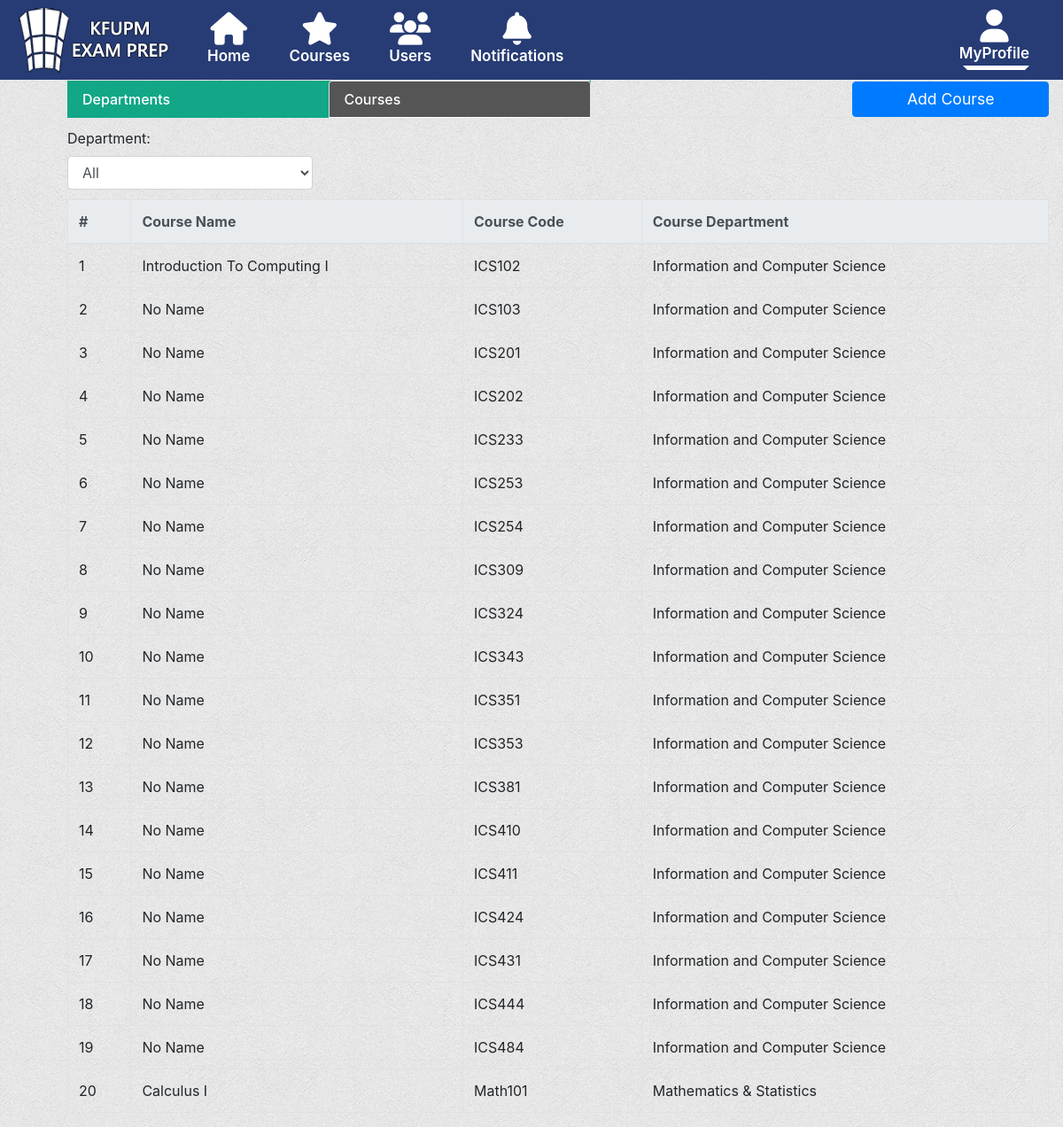
The page /admin/courses/courses.php on the database its author committed.
### tables this page shows
CREATE TABLE `department` (
  `department_ID` int(11) NOT NULL,
  `department_Name` varchar(99) DEFAULT NULL,
  `department_code` varchar(20) NOT NULL
);

CREATE TABLE `courses_code` (
  `Course_Code` varchar(10) NOT NULL,
  `Course_Name` varchar(99) NOT NULL DEFAULT 'No Name',
  `Department_ID` int(11) NOT NULL DEFAULT 1
);

### admin/courses/courses.php (the view, shortened to what this page needs)
<!DOCTYPE html>
<html>
<head>
    <link rel="stylesheet" href="../../assets/bootstrap/css/bootstrap.min.css">
    <link rel="stylesheet" href="../../assets/fonts/font-awesome.min.css">
    <link rel="stylesheet" href="../../assets/fonts/ionicons.min.css">
    <link rel="stylesheet" href="../../assets/fonts/material-icons.min.css">
    <link rel="stylesheet" href="../../assets/fonts/simple-line-icons.min.css">
    <link rel="stylesheet" href="../../assets/css/-Login-form-Page-BS4-.css">
    <link rel="stylesheet" href="../../assets/css/styles.css">
</head>
<body>
<?php
include_once "../header.php";
?>
    <div class="content">
    <div style="margin-bottom:1%;" class="d-flex flex-row justify-content-between align-items-center align-content-center">
			  <ul class="nav nav-tabs " style="width: 80%;height: 100%;">
				<li class="nav-item"><a id="allQuestionsLink" class="nav-link " href="departments.php" >Departments</a></li>
				<li class="nav-item"><a id="addQuestionLink" class="nav-link active" href="courses.php" >Courses</a></li>
			  </ul>
              <button class="btn btn-primary" type="button" data-toggle="modal" data-target="#modalAddCourse" style="font-size:1.1em;width:20%">Add Course</button>
			</div>
  <div>
        <label for="myInput">Department: </label>
        <select class="form-control validate" id="myInput" name="myInput" style="width:25%;margin-bottom:1%;">
            <option value=" "> All </option>
            </select>
</div>
    <div class="table-responsive">
        <table class="table  table-hover table-bordered" id="myTable">
        <thead class="thead-light">
            <tr>
            <th>#</th>
            <th>Course Name</th>
            <th>Course Code</th>
            <th>Course Department</th>
            </tr>
        </thead>
        <tbody>
            <?php
                $count = 1;
                $sql = "SELECT * from courses_code ORDER BY Department_ID, Course_Code ";
                $result = mysqli_query($conn, $sql);
                if(mysqli_num_rows($result) > 0){
                    while($row = mysqli_fetch_array($result)){
                    $sql2 = "SELECT department_Name FROM department WHERE department_ID = $row[Department_ID]";
                    $result2 = mysqli_query($conn, $sql2);
                    if(mysqli_num_rows($result2) > 0){
                        while($row2 = mysqli_fetch_array($result2)){
                        echo '
                        <tr>
                        <td>'.$count.'</td>
                        <td>'.$row["Course_Name"].'</td>
                        <td>'.$row["Course_Code"].'</td>
                        <td>'.$row2["department_Name"].'</td>
                        </tr>
';
                        }
                    }
$count++;
                    }
                }
?>
        </tbody>
        </table>
  </div>
</div>
</body>
</html>

### admin/header.php (shortened to what this page needs)
<nav class="navbar navbar-expand-md">
	<a class="navbar-brand" href=" /new_Exam/student/course/Home.php">
		<div class="text-center" id="logo" style="font-size: 40px;">
			<i><img src="../../logo.png"></i>
		</div>
	</a>
	<div class="collapse navbar-collapse" id="collapsibleNavId">
		<ul class="navbar-nav mr-auto mt-2 mt-lg-0">
			<li class="nav-item">
				<a class="nav-link" href="/new_Exam/admin/home/dashboard.php"><i class="fa fa-home"></i><span>Home</span></a>
			</li>
			<li class="nav-item">
				<a class="nav-link" href="/new_Exam/admin/courses/courses.php"><i class="fa fa-star"></i><span> Courses</span></a>
			</li>
			<li class="nav-item">
				<a class="nav-link" href="/new_Exam/admin/users/students.php"><i class="fa fa-users"></i><span> Users</span></a>
			</li>
			<li class="nav-item">
				<a class="nav-link" href="/new_Exam/admin/notifications/notifications.php"><i class="fa fa-bell"></i><span>Notifications</span><span id="eee"></span></a>
			</li>
		</ul>
		<ul class="navbar-nav ml-auto mt-2 mt-lg-0">
			<li class="nav-item dropdown">
				<a class="nav-link dropdown-toggle" href="#" id="dropdownId" data-toggle="dropdown" aria-haspopup="true" aria-expanded="false">
					<i class="fa fa-user"></i>MyProfile</a>
			</li>
		</ul>
	</div>
</nav>

### assets/css/styles.css (style rules this page uses)
body { background-image: url('background.jpg'); }
div.content { margin-left: 60px; padding: 1px 16px; height: 1000px; }
.navbar { background-color: #273c75 !important; height: 90px; }
.navbar-nav .nav-item .nav-link { margin: 0 14px; font-size: 17px; font-weight: 600; display: flex; flex-direction: column; color: #fff !important; }
.navbar-nav .nav-item .nav-link i { font-size: 37px; margin: auto; }
.nav-tabs .nav-item { background-color: #12a786 !important; width: calc(100% / 3); text-align: left; }
.nav-tabs .nav-item .nav-link { font-weight: 500; color: white; }
.nav-tabs .nav-item .nav-link.active { background-color: #555 !important; color: white; }

### rows shown on the page
courses_code: Course_Name "Introduction To Computing I", Course_Code "ICS102"
department: department_Name "Information and Computer Science"
courses_code: Course_Name "No Name", Course_Code "ICS103"
courses_code: Course_Name "No Name", Course_Code "ICS201"
courses_code: Course_Name "No Name", Course_Code "ICS202"
courses_code: Course_Name "No Name", Course_Code "ICS233"
courses_code: Course_Name "No Name", Course_Code "ICS253"
courses_code: Course_Name "No Name", Course_Code "ICS254"
courses_code: Course_Name "No Name", Course_Code "ICS309"
courses_code: Course_Name "No Name", Course_Code "ICS324"
courses_code: Course_Name "No Name", Course_Code "ICS343"
courses_code: Course_Name "No Name", Course_Code "ICS351"
courses_code: Course_Name "No Name", Course_Code "ICS353"
courses_code: Course_Name "No Name", Course_Code "ICS381"
courses_code: Course_Name "No Name", Course_Code "ICS410"
courses_code: Course_Name "No Name", Course_Code "ICS411"
courses_code: Course_Name "No Name", Course_Code "ICS424"
courses_code: Course_Name "No Name", Course_Code "ICS431"
courses_code: Course_Name "No Name", Course_Code "ICS444"
courses_code: Course_Name "No Name", Course_Code "ICS484"
courses_code: Course_Name "Calculus I", Course_Code "Math101"
department: department_Name "Mathematics & Statistics"
